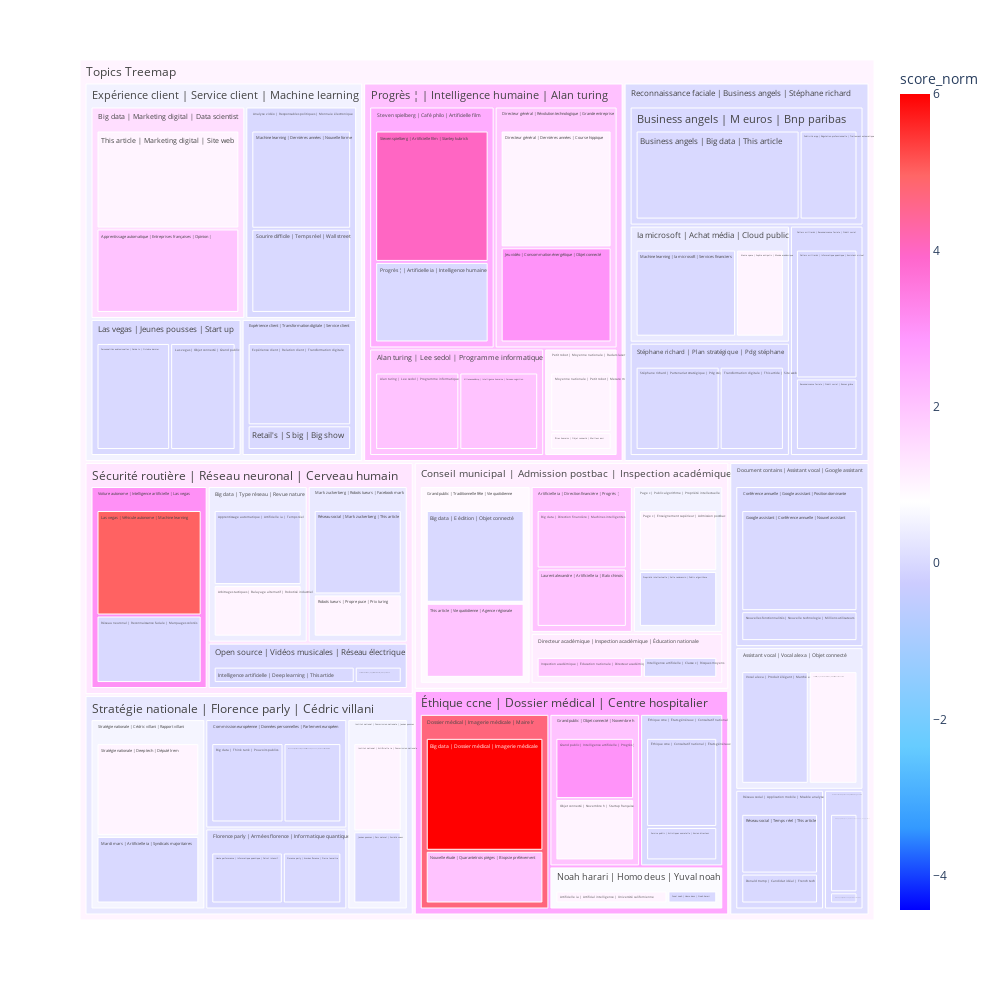

The cell this chart's notebook holds for it:
### Code cell
map = bunka.make_nested_maps(
    size_rule="topic_documents",
    map_type="treemap",
    query=extended_folding,
)
map.show()

### Figure 1 — Plotly figure (JSON) as saved in the notebook; plotly's stock layout.template omitted (floating-point values rounded to 4 significant figures)
{"data": [{"branchvalues": "total", "customdata": [[2], [1], [0], [2], [1], [1], [2], [6], [0], [0], [0], [1], [0], [0], [0], [0], [0], [0], [0], [3], [0], [2], [1], [0], [0], [3], [0], [0], [5], [2], [0], [0], [0], [1], [2], [0], [1], [1], [0], [0], [0], [0], [0], [0], [1], [0], [0], [0], [0], [0], [0], [4], [1], [0], [1], [1], [2], [0], [2], [0], [0], [0], [0], [1], [2], [0], [2], [0.4194], [1.463], [0.4074], [0], [0], [0], [1.176], [1.898], [0], [0], [4.727], [0], [0], [2], [0.8947], [0.3226], [0.55], [0], [0.3333], [0.6923], [0], [0.5217], [1], [0], [2.48], [0.5789], [0], [3.049], [0], [1.135], [0.1413], [0.5163], [2.042], [0.07407], [0.3143], [1.306], [2.573], [1.01]], "domain": {"x": [0, 1], "y": [0, 1]}, "hovertemplate": "labels=%{label}<br>topic_size=%{value}<br>parent=%{parent}<extra></extra>", "ids": ["Topics Treemap/Progrès ¦ | Intelligence humaine | Alan turing/Alan turing | Lee sedol | Programme informatique/Alan turing | Lee sedol | Programme informatique", "Topics Treemap/Reconnaissance faciale | Business angels | Stéphane richard/Ia microsoft | Achat média | Cloud public/Alenia space | Sophia antipolis | Monde académique", "Topics Treemap/Sécurité routière | Réseau neuronal | Cerveau humain/Big data | Type réseau | Revue nature/Apprentissage automatique | Artificielle ia | Temps réel", "Topics Treemap/Expérience client | Service client | Machine learning/Big data | Marketing digital | Data scientist/Apprentissage automatique | Entreprises françaises | Opinion |", "Topics Treemap/Sécurité routière | Réseau neuronal | Cerveau humain/Big data | Type réseau | Revue nature/Arbitrages tactiques | Balayage alternatif | Robotisé industriel", "Topics Treemap/Éthique ccne | Dossier médical | Centre hospitalier/Noah harari | Homo deus | Yuval noah/Artificielle ia | Artificial intelligence | Université californienne", "Topics Treemap/Conseil municipal | Admission postbac | Inspection académique/Artificielle ia | Direction financière | Progrès ¦/Big data | Direction financière | Machines intelligentes", "Topics Treemap/Éthique ccne | Dossier médical | Centre hospitalier/Dossier médical | Imagerie médicale | Maire lr/Big data | Dossier médical | Imagerie médicale", "Topics Treemap/Conseil municipal | Admission postbac | Inspection académique/Grand public | Traditionnelle fête | Vie quotidienne/Big data | E édition | Objet connecté", "Topics Treemap/Stratégie nationale | Florence parly | Cédric villani/Commission européenne | Données personnelles | Parlement européen/Big data | Think tank | Pouvoirs publics", "Topics Treemap/Reconnaissance faciale | Business angels | Stéphane richard/Business angels | M euros | Bnp paribas/Business angels | Big data | This article", "Topics Treemap/Progrès ¦ | Intelligence humaine | Alan turing/Directeur général | Révolution technologique | Grande entreprise/Directeur général | Dernières années | Course hippique", "Topics Treemap/Reconnaissance faciale | Business angels | Stéphane richard/Dollars milliards | Reconnaissance faciale | Crédit social/Dollars milliards | Informatique quantique | Assistant virtuel", "Topics Treemap/Document contains | Assistant vocal | Google assistant/Réseau social | Application mobile | Mcable analyse/Donald trump | Candidat idéal | French tech", "Topics Treemap/Stratégie nationale | Florence parly | Cédric villani/Commission européenne | Données personnelles | Parlement européen/Données personnelles | Commission européenne | Reconnaissance faciale", "Topics Treemap/Expérience client | Service client | Machine learning/Expérience client | Transformation digitale | Service client/Expérience client | Relation client | Transformation digitale", "Topics Treemap/Stratégie nationale | Florence parly | Cédric villani/Florence parly | Armées florence | Informatique quantique/Florence parly | Armées florence | Pierre lemaitre", "Topics Treemap/Document contains | Assistant vocal | Google assistant/Conférence annuelle | Google assistant | Position dominante/Google assistant | Conférence annuelle | Nouvel assistant", "Topics Treemap/Document contains | Assistant vocal | Google assistant/Document contains | Er mondial | Assemblée générale/Grand public | Er mondial | Document contains", "Topics Treemap/Éthique ccne | Dossier médical | Centre hospitalier/Grand public | Objet connecté | Novembre h/Grand public | Intelligence artificielle | Progrès ¦", "Topics Treemap/Stratégie nationale | Florence parly | Cédric villani/Florence parly | Armées florence | Informatique quantique/Haute performance | Informatique quantique | Calcul intensif", "Topics Treemap/Conseil municipal | Admission postbac | Inspection académique/Directeur académique | Inspection académique | Éducation nationale/Inspection académique | Éducation nationale | Directeur académique", "Topics Treemap/Stratégie nationale | Florence parly | Cédric villani/Institut national | Commission nationale | Jeunes pousses/Institut national | Artificielle ia | Commission nationale", "Topics Treemap/Conseil municipal | Admission postbac | Inspection académique/Directeur académique | Inspection académique | Éducation nationale/Intelligence artificielle | Classe c | Risques moyens", "Topics Treemap/Sécurité routière | Réseau neuronal | Cerveau humain/Open source | Vidéos musicales | Réseau électrique/Intelligence artificielle | Deep learning | This article", "Topics Treemap/Progrès ¦ | Intelligence humaine | Alan turing/Directeur général | Révolution technologique | Grande entreprise/Jeu vidéo | Consommation énergétique | Objet connecté", "Topics Treemap/Stratégie nationale | Florence parly | Cédric villani/Institut national | Commission nationale | Jeunes pousses/Jeunes pousses | Parc naturel | Société soeur", "Topics Treemap/Expérience client | Service client | Machine learning/Las vegas | Jeunes pousses | Start up/Las vegas | Objet connecté | Grand public", "Topics Treemap/Sécurité routière | Réseau neuronal | Cerveau humain/Voiture autonome | Intelligence artificielle | Las vegas/Las vegas | Véhicule autonome | Machine learning", "Topics Treemap/Conseil municipal | Admission postbac | Inspection académique/Artificielle ia | Direction financière | Progrès ¦/Laurent alexandre | Artificielle ia | Batx chinois", "Topics Treemap/Expérience client | Service client | Machine learning/Analyse vidéo | Responsables politiques | Monnaie électronique/Machine learning | Dernières années | Nouvelle forme", "Topics Treemap/Reconnaissance faciale | Business angels | Stéphane richard/Ia microsoft | Achat média | Cloud public/Machine learning | Ia microsoft | Services financiers", "Topics Treemap/Stratégie nationale | Florence parly | Cédric villani/Stratégie nationale | Cédric villani | Rapport villani/Mardi mars | Artificielle ia | Syndicats majoritaires", "Topics Treemap/Progrès ¦ | Intelligence humaine | Alan turing/Petit robot | Moyenne nationale | Radars laser/Moyenne nationale | Petit robot | Mesure m", "Topics Treemap/Éthique ccne | Dossier médical | Centre hospitalier/Dossier médical | Imagerie médicale | Maire lr/Nouvelle étude | Quarantetrois pièges | Biopsie prélèvement", "Topics Treemap/Document contains | Assistant vocal | Google assistant/Conférence annuelle | Google assistant | Position dominante/Nouvelles fonctionnalités | Nouvelle technologie | Millions utilisateurs", "Topics Treemap/Éthique ccne | Dossier médical | Centre hospitalier/Grand public | Objet connecté | Novembre h/Objet connecté | Novembre h | Startup française", "Topics Treemap/Conseil municipal | Admission postbac | Inspection académique/Page c | Public algorithme | Propriété intellectuelle/Page c | Enseignement supérieur | Admission postbac", "Topics Treemap/Expérience client | Service client | Machine learning/Las vegas | Jeunes pousses | Start up/Personnalités audiovisuelles | Guide tv | Octobre dernier", "Topics Treemap/Progrès ¦ | Intelligence humaine | Alan turing/Steven spielberg | Café philo | Artificielle film/Progrès ¦ | Artificielle ia | Intelligence humaine", "Topics Treemap/Conseil municipal | Admission postbac | Inspection académique/Page c | Public algorithme | Propriété intellectuelle/Propriété intellectuelle | Salle renécassin | Public algorithme", "Topics Treemap/Reconnaissance faciale | Business angels | Stéphane richard/Business angels | M euros | Bnp paribas/Publicité arpp | Régulation professionnelle | Traitement automatique", "Topics Treemap/Reconnaissance faciale | Business angels | Stéphane richard/Dollars milliards | Reconnaissance faciale | Crédit social/Reconnaissance faciale | Crédit social | Russes grâce", "Topics Treemap/Expérience client | Service client | Machine learning/Expérience client | Transformation digitale | Service client/Retail's | S big | Big show", "Topics Treemap/Sécurité routière | Réseau neuronal | Cerveau humain/Mark zuckerberg | Robots tueurs | Facebook mark/Robots tueurs | Propre puce | Prix turing", "Topics Treemap/Sécurité routière | Réseau neuronal | Cerveau humain/Voiture autonome | Intelligence artificielle | Las vegas/Réseau neuronal | Reconnaissance faciale | Marquages colorés", "Topics Treemap/Sécurité routière | Réseau neuronal | Cerveau humain/Mark zuckerberg | Robots tueurs | Facebook mark/Réseau social | Mark zuckerberg | This article", "Topics Treemap/Document contains | Assistant vocal | Google assistant/Réseau social | Application mobile | Mcable analyse/Réseau social | Temps réel | This article", "Topics Treemap/Éthique ccne | Dossier médical | Centre hospitalier/Éthique ccne | États généraux | Consultatif national/Service public | Artistiques ouvretelle | Ancien directeur", "Topics Treemap/Sécurité routière | Réseau neuronal | Cerveau humain/Open source | Vidéos musicales | Réseau électrique/Société américaine | Application chinoise | Groupe chinois", "Topics Treemap/Expérience client | Service client | Machine learning/Analyse vidéo | Responsables politiques | Monnaie électronique/Sourire difficile | Temps réel | Wall street", "Topics Treemap/Progrès ¦ | Intelligence humaine | Alan turing/Steven spielberg | Café philo | Artificielle film/Steven spielberg | Artificielle film | Stanley kubrick", "Topics Treemap/Stratégie nationale | Florence parly | Cédric villani/Stratégie nationale | Cédric villani | Rapport villani/Stratégie nationale | Deep tech | Député lrem", "Topics Treemap/Reconnaissance faciale | Business angels | Stéphane richard/Stéphane richard | Plan stratégique | Pdg stéphane/Stéphane richard | Partenariat stratégique | Pdg stéphane", "Topics Treemap/Document contains | Assistant vocal | Google assistant/Assistant vocal | Vocal alexa | Objet connecté/This article | Cyberdéfense statue | Établissements financiers", "Topics Treemap/Expérience client | Service client | Machine learning/Big data | Marketing digital | Data scientist/This article | Marketing digital | Site web", "Topics Treemap/Conseil municipal | Admission postbac | Inspection académique/Grand public | Traditionnelle fête | Vie quotidienne/This article | Vie quotidienne | Agence régionale", "Topics Treemap/Reconnaissance faciale | Business angels | Stéphane richard/Stéphane richard | Plan stratégique | Pdg stéphane/Transformation digitale | This article | Site web", "Topics Treemap/Progrès ¦ | Intelligence humaine | Alan turing/Alan turing | Lee sedol | Programme informatique/Villeneuved'ascq | Intelligence humaine | Cerveau cognition", "Topics Treemap/Document contains | Assistant vocal | Google assistant/Assistant vocal | Vocal alexa | Objet connecté/Vocal alexa | Produit élégant | Marché asiatique", "Topics Treemap/Éthique ccne | Dossier médical | Centre hospitalier/Noah harari | Homo deus | Yuval noah/Yuval noah | Homo deus | Noah harari", "Topics Treemap/Document contains | Assistant vocal | Google assistant/Document contains | Er mondial | Assemblée générale/École polytechnique | Union européenne | Bnp paribas", "Topics Treemap/Éthique ccne | Dossier médical | Centre hospitalier/Éthique ccne | États généraux | Consultatif national/Éthique ccne | Consultatif national | États généraux", "Topics Treemap/Progrès ¦ | Intelligence humaine | Alan turing/Petit robot | Moyenne nationale | Radars laser/Êtres humains | Objet connecté | Meilleur ami", "Topics Treemap/Progrès ¦ | Intelligence humaine | Alan turing/Alan turing | Lee sedol | Programme informatique", "Topics Treemap/Expérience client | Service client | Machine learning/Analyse vidéo | Responsables politiques | Monnaie électronique", "Topics Treemap/Conseil municipal | Admission postbac | Inspection académique/Artificielle ia | Direction financière | Progrès ¦", "Topics Treemap/Document contains | Assistant vocal | Google assistant/Assistant vocal | Vocal alexa | Objet connecté", "Topics Treemap/Expérience client | Service client | Machine learning/Big data | Marketing digital | Data scientist", "Topics Treemap/Sécurité routière | Réseau neuronal | Cerveau humain/Big data | Type réseau | Revue nature", "Topics Treemap/Reconnaissance faciale | Business angels | Stéphane richard/Business angels | M euros | Bnp paribas", "Topics Treemap/Stratégie nationale | Florence parly | Cédric villani/Commission européenne | Données personnelles | Parlement européen", "Topics Treemap/Document contains | Assistant vocal | Google assistant/Conférence annuelle | Google assistant | Position dominante", "Topics Treemap/Conseil municipal | Admission postbac | Inspection académique/Directeur académique | Inspection académique | Éducation nationale", "Topics Treemap/Progrès ¦ | Intelligence humaine | Alan turing/Directeur général | Révolution technologique | Grande entreprise", "Topics Treemap/Document contains | Assistant vocal | Google assistant/Document contains | Er mondial | Assemblée générale", "Topics Treemap/Reconnaissance faciale | Business angels | Stéphane richard/Dollars milliards | Reconnaissance faciale | Crédit social", "Topics Treemap/Éthique ccne | Dossier médical | Centre hospitalier/Dossier médical | Imagerie médicale | Maire lr", "Topics Treemap/Expérience client | Service client | Machine learning/Expérience client | Transformation digitale | Service client", "Topics Treemap/Stratégie nationale | Florence parly | Cédric villani/Florence parly | Armées florence | Informatique quantique", "Topics Treemap/Éthique ccne | Dossier médical | Centre hospitalier/Grand public | Objet connecté | Novembre h", "Topics Treemap/Conseil municipal | Admission postbac | Inspection académique/Grand public | Traditionnelle fête | Vie quotidienne", "Topics Treemap/Reconnaissance faciale | Business angels | Stéphane richard/Ia microsoft | Achat média | Cloud public", "Topics Treemap/Stratégie nationale | Florence parly | Cédric villani/Institut national | Commission nationale | Jeunes pousses", "Topics Treemap/Expérience client | Service client | Machine learning/Las vegas | Jeunes pousses | Start up", "Topics Treemap/Sécurité routière | Réseau neuronal | Cerveau humain/Mark zuckerberg | Robots tueurs | Facebook mark", "Topics Treemap/Éthique ccne | Dossier médical | Centre hospitalier/Noah harari | Homo deus | Yuval noah", "Topics Treemap/Sécurité routière | Réseau neuronal | Cerveau humain/Open source | Vidéos musicales | Réseau électrique", "Topics Treemap/Conseil municipal | Admission postbac | Inspection académique/Page c | Public algorithme | Propriété intellectuelle", "Topics Treemap/Progrès ¦ | Intelligence humaine | Alan turing/Petit robot | Moyenne nationale | Radars laser", "Topics Treemap/Document contains | Assistant vocal | Google assistant/Réseau social | Application mobile | Mcable analyse", "Topics Treemap/Progrès ¦ | Intelligence humaine | Alan turing/Steven spielberg | Café philo | Artificielle film", "Topics Treemap/Stratégie nationale | Florence parly | Cédric villani/Stratégie nationale | Cédric villani | Rapport villani", "Topics Treemap/Reconnaissance faciale | Business angels | Stéphane richard/Stéphane richard | Plan stratégique | Pdg stéphane", "Topics Treemap/Sécurité routière | Réseau neuronal | Cerveau humain/Voiture autonome | Intelligence artificielle | Las vegas", "Topics Treemap/Éthique ccne | Dossier médical | Centre hospitalier/Éthique ccne | États généraux | Consultatif national", "Topics Treemap/Conseil municipal | Admission postbac | Inspection académique", "Topics Treemap/Document contains | Assistant vocal | Google assistant", "Topics Treemap/Expérience client | Service client | Machine learning", "Topics Treemap/Progrès ¦ | Intelligence humaine | Alan turing", "Topics Treemap/Reconnaissance faciale | Business angels | Stéphane richard", "Topics Treemap/Stratégie nationale | Florence parly | Cédric villani", "Topics Treemap/Sécurité routière | Réseau neuronal | Cerveau humain", "Topics Treemap/Éthique ccne | Dossier médical | Centre hospitalier", "Topics Treemap"], "labels": ["Alan turing | Lee sedol | Programme informatique", "Alenia space | Sophia antipolis | Monde académique", "Apprentissage automatique | Artificielle ia | Temps réel", "Apprentissage automatique | Entreprises françaises | Opinion |", "Arbitrages tactiques | Balayage alternatif | Robotisé industriel", "Artificielle ia | Artificial intelligence | Université californienne", "Big data | Direction financière | Machines intelligentes", "Big data | Dossier médical | Imagerie médicale", "Big data | E édition | Objet connecté", "Big data | Think tank | Pouvoirs publics", "Business angels | Big data | This article", "Directeur général | Dernières années | Course hippique", "Dollars milliards | Informatique quantique | Assistant virtuel", "Donald trump | Candidat idéal | French tech", "Données personnelles | Commission européenne | Reconnaissance faciale", "Expérience client | Relation client | Transformation digitale", "Florence parly | Armées florence | Pierre lemaitre", "Google assistant | Conférence annuelle | Nouvel assistant", "Grand public | Er mondial | Document contains", "Grand public | Intelligence artificielle | Progrès ¦", "Haute performance | Informatique quantique | Calcul intensif", "Inspection académique | Éducation nationale | Directeur académique", "Institut national | Artificielle ia | Commission nationale", "Intelligence artificielle | Classe c | Risques moyens", "Intelligence artificielle | Deep learning | This article", "Jeu vidéo | Consommation énergétique | Objet connecté", "Jeunes pousses | Parc naturel | Société soeur", "Las vegas | Objet connecté | Grand public", "Las vegas | Véhicule autonome | Machine learning", "Laurent alexandre | Artificielle ia | Batx chinois", "Machine learning | Dernières années | Nouvelle forme", "Machine learning | Ia microsoft | Services financiers", "Mardi mars | Artificielle ia | Syndicats majoritaires", "Moyenne nationale | Petit robot | Mesure m", "Nouvelle étude | Quarantetrois pièges | Biopsie prélèvement", "Nouvelles fonctionnalités | Nouvelle technologie | Millions utilisateurs", "Objet connecté | Novembre h | Startup française", "Page c | Enseignement supérieur | Admission postbac", "Personnalités audiovisuelles | Guide tv | Octobre dernier", "Progrès ¦ | Artificielle ia | Intelligence humaine", "Propriété intellectuelle | Salle renécassin | Public algorithme", "Publicité arpp | Régulation professionnelle | Traitement automatique", "Reconnaissance faciale | Crédit social | Russes grâce", "Retail's | S big | Big show", "Robots tueurs | Propre puce | Prix turing", "Réseau neuronal | Reconnaissance faciale | Marquages colorés", "Réseau social | Mark zuckerberg | This article", "Réseau social | Temps réel | This article", "Service public | Artistiques ouvretelle | Ancien directeur", "Société américaine | Application chinoise | Groupe chinois", "Sourire difficile | Temps réel | Wall street", "Steven spielberg | Artificielle film | Stanley kubrick", "Stratégie nationale | Deep tech | Député lrem", "Stéphane richard | Partenariat stratégique | Pdg stéphane", "This article | Cyberdéfense statue | Établissements financiers", "This article | Marketing digital | Site web", "This article | Vie quotidienne | Agence régionale", "Transformation digitale | This article | Site web", "Villeneuved'ascq | Intelligence humaine | Cerveau cognition", "Vocal alexa | Produit élégant | Marché asiatique", "Yuval noah | Homo deus | Noah harari", "École polytechnique | Union européenne | Bnp paribas", "Éthique ccne | Consultatif national | États généraux", "Êtres humains | Objet connecté | Meilleur ami", "Alan turing | Lee sedol | Programme informatique", "Analyse vidéo | Responsables politiques | Monnaie électronique", "Artificielle ia | Direction financière | Progrès ¦", "Assistant vocal | Vocal alexa | Objet connecté", "Big data | Marketing digital | Data scientist", "Big data | Type réseau | Revue nature", "Business angels | M euros | Bnp paribas", "Commission européenne | Données personnelles | Parlement européen", "Conférence annuelle | Google assistant | Position dominante", "Directeur académique | Inspection académique | Éducation nationale", "Directeur général | Révolution technologique | Grande entreprise", "Document contains | Er mondial | Assemblée générale", "Dollars milliards | Reconnaissance faciale | Crédit social", "Dossier médical | Imagerie médicale | Maire lr", "Expérience client | Transformation digitale | Service client", "Florence parly | Armées florence | Informatique quantique", "Grand public | Objet connecté | Novembre h", "Grand public | Traditionnelle fête | Vie quotidienne", "Ia microsoft | Achat média | Cloud public", "Institut national | Commission nationale | Jeunes pousses", "Las vegas | Jeunes pousses | Start up", "Mark zuckerberg | Robots tueurs | Facebook mark", "Noah harari | Homo deus | Yuval noah", "Open source | Vidéos musicales | Réseau électrique", "Page c | Public algorithme | Propriété intellectuelle", "Petit robot | Moyenne nationale | Radars laser", "Réseau social | Application mobile | Mcable analyse", "Steven spielberg | Café philo | Artificielle film", "Stratégie nationale | Cédric villani | Rapport villani", "Stéphane richard | Plan stratégique | Pdg stéphane", "Voiture autonome | Intelligence artificielle | Las vegas", "Éthique ccne | États généraux | Consultatif national", "Conseil municipal | Admission postbac | Inspection académique", "Document contains | Assistant vocal | Google assistant", "Expérience client | Service client | Machine learning", "Progrès ¦ | Intelligence humaine | Alan turing", "Reconnaissance faciale | Business angels | Stéphane richard", "Stratégie nationale | Florence parly | Cédric villani", "Sécurité routière | Réseau neuronal | Cerveau humain", "Éthique ccne | Dossier médical | Centre hospitalier", "Topics Treemap"], "marker": {"coloraxis": "coloraxis", "colors": [2, 1, 0, 2, 1, 1, 2, 6, 0, 0, 0, 1, 0, 0, 0, 0, 0, 0, 0, 3, 0, 2, 1, 0, 0, 3, 0, 0, 5, 2, 0, 0, 0, 1, 2, 0, 1, 1, 0, 0, 0, 0, 0, 0, 1, 0, 0, 0, 0, 0, 0, 4, 1, 0, 1, 1, 2, 0, 2, 0, 0, 0, 0, 1, 2, 0, 2, 0.4194, 1.463, 0.4074, 0, 0, 0, 1.176, 1.898, 0, 0, 4.727, 0, 0, 2, 0.8947, 0.3226, 0.55, 0, 0.3333, 0.6923, 0, 0.5217, 1, 0, 2.48, 0.5789, 0, 3.049, 0, 1.135, 0.1413, 0.5163, 2.042, 0.07407, 0.3143, 1.306, 2.573, 1.01]}, "name": "", "parents": ["Topics Treemap/Progrès ¦ | Intelligence humaine | Alan turing/Alan turing | Lee sedol | Programme informatique", "Topics Treemap/Reconnaissance faciale | Business angels | Stéphane richard/Ia microsoft | Achat média | Cloud public", "Topics Treemap/Sécurité routière | Réseau neuronal | Cerveau humain/Big data | Type réseau | Revue nature", "Topics Treemap/Expérience client | Service client | Machine learning/Big data | Marketing digital | Data scientist", "Topics Treemap/Sécurité routière | Réseau neuronal | Cerveau humain/Big data | Type réseau | Revue nature", "Topics Treemap/Éthique ccne | Dossier médical | Centre hospitalier/Noah harari | Homo deus | Yuval noah", "Topics Treemap/Conseil municipal | Admission postbac | Inspection académique/Artificielle ia | Direction financière | Progrès ¦", "Topics Treemap/Éthique ccne | Dossier médical | Centre hospitalier/Dossier médical | Imagerie médicale | Maire lr", "Topics Treemap/Conseil municipal | Admission postbac | Inspection académique/Grand public | Traditionnelle fête | Vie quotidienne", "Topics Treemap/Stratégie nationale | Florence parly | Cédric villani/Commission européenne | Données personnelles | Parlement européen", "Topics Treemap/Reconnaissance faciale | Business angels | Stéphane richard/Business angels | M euros | Bnp paribas", "Topics Treemap/Progrès ¦ | Intelligence humaine | Alan turing/Directeur général | Révolution technologique | Grande entreprise", "Topics Treemap/Reconnaissance faciale | Business angels | Stéphane richard/Dollars milliards | Reconnaissance faciale | Crédit social", "Topics Treemap/Document contains | Assistant vocal | Google assistant/Réseau social | Application mobile | Mcable analyse", "Topics Treemap/Stratégie nationale | Florence parly | Cédric villani/Commission européenne | Données personnelles | Parlement européen", "Topics Treemap/Expérience client | Service client | Machine learning/Expérience client | Transformation digitale | Service client", "Topics Treemap/Stratégie nationale | Florence parly | Cédric villani/Florence parly | Armées florence | Informatique quantique", "Topics Treemap/Document contains | Assistant vocal | Google assistant/Conférence annuelle | Google assistant | Position dominante", "Topics Treemap/Document contains | Assistant vocal | Google assistant/Document contains | Er mondial | Assemblée générale", "Topics Treemap/Éthique ccne | Dossier médical | Centre hospitalier/Grand public | Objet connecté | Novembre h", "Topics Treemap/Stratégie nationale | Florence parly | Cédric villani/Florence parly | Armées florence | Informatique quantique", "Topics Treemap/Conseil municipal | Admission postbac | Inspection académique/Directeur académique | Inspection académique | Éducation nationale", "Topics Treemap/Stratégie nationale | Florence parly | Cédric villani/Institut national | Commission nationale | Jeunes pousses", "Topics Treemap/Conseil municipal | Admission postbac | Inspection académique/Directeur académique | Inspection académique | Éducation nationale", "Topics Treemap/Sécurité routière | Réseau neuronal | Cerveau humain/Open source | Vidéos musicales | Réseau électrique", "Topics Treemap/Progrès ¦ | Intelligence humaine | Alan turing/Directeur général | Révolution technologique | Grande entreprise", "Topics Treemap/Stratégie nationale | Florence parly | Cédric villani/Institut national | Commission nationale | Jeunes pousses", "Topics Treemap/Expérience client | Service client | Machine learning/Las vegas | Jeunes pousses | Start up", "Topics Treemap/Sécurité routière | Réseau neuronal | Cerveau humain/Voiture autonome | Intelligence artificielle | Las vegas", "Topics Treemap/Conseil municipal | Admission postbac | Inspection académique/Artificielle ia | Direction financière | Progrès ¦", "Topics Treemap/Expérience client | Service client | Machine learning/Analyse vidéo | Responsables politiques | Monnaie électronique", "Topics Treemap/Reconnaissance faciale | Business angels | Stéphane richard/Ia microsoft | Achat média | Cloud public", "Topics Treemap/Stratégie nationale | Florence parly | Cédric villani/Stratégie nationale | Cédric villani | Rapport villani", "Topics Treemap/Progrès ¦ | Intelligence humaine | Alan turing/Petit robot | Moyenne nationale | Radars laser", "Topics Treemap/Éthique ccne | Dossier médical | Centre hospitalier/Dossier médical | Imagerie médicale | Maire lr", "Topics Treemap/Document contains | Assistant vocal | Google assistant/Conférence annuelle | Google assistant | Position dominante", "Topics Treemap/Éthique ccne | Dossier médical | Centre hospitalier/Grand public | Objet connecté | Novembre h", "Topics Treemap/Conseil municipal | Admission postbac | Inspection académique/Page c | Public algorithme | Propriété intellectuelle", "Topics Treemap/Expérience client | Service client | Machine learning/Las vegas | Jeunes pousses | Start up", "Topics Treemap/Progrès ¦ | Intelligence humaine | Alan turing/Steven spielberg | Café philo | Artificielle film", "Topics Treemap/Conseil municipal | Admission postbac | Inspection académique/Page c | Public algorithme | Propriété intellectuelle", "Topics Treemap/Reconnaissance faciale | Business angels | Stéphane richard/Business angels | M euros | Bnp paribas", "Topics Treemap/Reconnaissance faciale | Business angels | Stéphane richard/Dollars milliards | Reconnaissance faciale | Crédit social", "Topics Treemap/Expérience client | Service client | Machine learning/Expérience client | Transformation digitale | Service client", "Topics Treemap/Sécurité routière | Réseau neuronal | Cerveau humain/Mark zuckerberg | Robots tueurs | Facebook mark", "Topics Treemap/Sécurité routière | Réseau neuronal | Cerveau humain/Voiture autonome | Intelligence artificielle | Las vegas", "Topics Treemap/Sécurité routière | Réseau neuronal | Cerveau humain/Mark zuckerberg | Robots tueurs | Facebook mark", "Topics Treemap/Document contains | Assistant vocal | Google assistant/Réseau social | Application mobile | Mcable analyse", "Topics Treemap/Éthique ccne | Dossier médical | Centre hospitalier/Éthique ccne | États généraux | Consultatif national", "Topics Treemap/Sécurité routière | Réseau neuronal | Cerveau humain/Open source | Vidéos musicales | Réseau électrique", "Topics Treemap/Expérience client | Service client | Machine learning/Analyse vidéo | Responsables politiques | Monnaie électronique", "Topics Treemap/Progrès ¦ | Intelligence humaine | Alan turing/Steven spielberg | Café philo | Artificielle film", "Topics Treemap/Stratégie nationale | Florence parly | Cédric villani/Stratégie nationale | Cédric villani | Rapport villani", "Topics Treemap/Reconnaissance faciale | Business angels | Stéphane richard/Stéphane richard | Plan stratégique | Pdg stéphane", "Topics Treemap/Document contains | Assistant vocal | Google assistant/Assistant vocal | Vocal alexa | Objet connecté", "Topics Treemap/Expérience client | Service client | Machine learning/Big data | Marketing digital | Data scientist", "Topics Treemap/Conseil municipal | Admission postbac | Inspection académique/Grand public | Traditionnelle fête | Vie quotidienne", "Topics Treemap/Reconnaissance faciale | Business angels | Stéphane richard/Stéphane richard | Plan stratégique | Pdg stéphane", "Topics Treemap/Progrès ¦ | Intelligence humaine | Alan turing/Alan turing | Lee sedol | Programme informatique", "Topics Treemap/Document contains | Assistant vocal | Google assistant/Assistant vocal | Vocal alexa | Objet connecté", "Topics Treemap/Éthique ccne | Dossier médical | Centre hospitalier/Noah harari | Homo deus | Yuval noah", "Topics Treemap/Document contains | Assistant vocal | Google assistant/Document contains | Er mondial | Assemblée générale", "Topics Treemap/Éthique ccne | Dossier médical | Centre hospitalier/Éthique ccne | États généraux | Consultatif national", "Topics Treemap/Progrès ¦ | Intelligence humaine | Alan turing/Petit robot | Moyenne nationale | Radars laser", "Topics Treemap/Progrès ¦ | Intelligence humaine | Alan turing", "Topics Treemap/Expérience client | Service client | Machine learning", "Topics Treemap/Conseil municipal | Admission postbac | Inspection académique", "Topics Treemap/Document contains | Assistant vocal | Google assistant", "Topics Treemap/Expérience client | Service client | Machine learning", "Topics Treemap/Sécurité routière | Réseau neuronal | Cerveau humain", "Topics Treemap/Reconnaissance faciale | Business angels | Stéphane richard", "Topics Treemap/Stratégie nationale | Florence parly | Cédric villani", "Topics Treemap/Document contains | Assistant vocal | Google assistant", "Topics Treemap/Conseil municipal | Admission postbac | Inspection académique", "Topics Treemap/Progrès ¦ | Intelligence humaine | Alan turing", "Topics Treemap/Document contains | Assistant vocal | Google assistant", "Topics Treemap/Reconnaissance faciale | Business angels | Stéphane richard", "Topics Treemap/Éthique ccne | Dossier médical | Centre hospitalier", "Topics Treemap/Expérience client | Service client | Machine learning", "Topics Treemap/Stratégie nationale | Florence parly | Cédric villani", "Topics Treemap/Éthique ccne | Dossier médical | Centre hospitalier", "Topics Treemap/Conseil municipal | Admission postbac | Inspection académique", "Topics Treemap/Reconnaissance faciale | Business angels | Stéphane richard", "Topics Treemap/Stratégie nationale | Florence parly | Cédric villani", "Topics Treemap/Expérience client | Service client | Machine learning", "Topics Treemap/Sécurité routière | Réseau neuronal | Cerveau humain", "Topics Treemap/Éthique ccne | Dossier médical | Centre hospitalier", "Topics Treemap/Sécurité routière | Réseau neuronal | Cerveau humain", "Topics Treemap/Conseil municipal | Admission postbac | Inspection académique", "Topics Treemap/Progrès ¦ | Intelligence humaine | Alan turing", "Topics Treemap/Document contains | Assistant vocal | Google assistant", "Topics Treemap/Progrès ¦ | Intelligence humaine | Alan turing", "Topics Treemap/Stratégie nationale | Florence parly | Cédric villani", "Topics Treemap/Reconnaissance faciale | Business angels | Stéphane richard", "Topics Treemap/Sécurité routière | Réseau neuronal | Cerveau humain", "Topics Treemap/Éthique ccne | Dossier médical | Centre hospitalier", "Topics Treemap", "Topics Treemap", "Topics Treemap", "Topics Treemap", "Topics Treemap", "Topics Treemap", "Topics Treemap", "Topics Treemap", ""], "root": {"color": "lightgrey"}, "type": "treemap", "values": [16, 10, 16, 25, 11, 9, 13, 30, 21, 15, 34, 27, 18, 6, 12, 20, 9, 27, 1, 12, 11, 10, 11, 7, 12, 22, 9, 16, 25, 13, 21, 21, 16, 10, 14, 8, 12, 12, 18, 19, 11, 12, 10, 6, 9, 16, 18, 12, 6, 4, 18, 31, 22, 17, 13, 29, 17, 13, 15, 18, 4, 7, 16, 3, 31, 39, 26, 31, 54, 27, 46, 27, 35, 17, 49, 8, 28, 44, 26, 20, 24, 38, 31, 20, 34, 27, 13, 16, 23, 13, 18, 50, 38, 30, 41, 22, 104, 92, 153, 143, 135, 105, 111, 103, 946]}], "layout": {"coloraxis": {"cmid": 0.7812, "colorbar": {"title": {"text": "score_norm"}}, "colorscale": [[0, "rgb(0,0,255)"], [0.1, "rgb(51,153,255)"], [0.2, "rgb(102,204,255)"], [0.3, "rgb(153,204,255)"], [0.4, "rgb(204,204,255)"], [0.5, "rgb(255,255,255)"], [0.6, "rgb(255,204,255)"], [0.7, "rgb(255,153,255)"], [0.8, "rgb(255,102,204)"], [0.9, "rgb(255,102,102)"], [1, "rgb(255,0,0)"]]}, "height": 1000, "legend": {"tracegroupgap": 0}, "margin": {"t": 60}, "width": 1000}}
